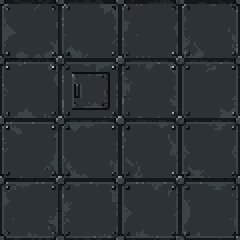
#> input picture fall-2026/jingyao-y/assignment-5/walker-downfall/art/rhodes/rhodes_floor_v1.png, 120 x 120 px (shown 2 times larger)
$ python floor_logo_mosaic.py
#> lines starting #> are read from the running program, lines starting #| are printed output that depends on the picture
"""用地板钢板拼出罗德岛标志（大厅地面视觉中心）。
每块 30×30 的钢板是标志的一个“像素”：三角形内的钢板提亮，塔身的钢板压暗，其余保持原地板。
钢板纹理取自已通过的地板 rhodes_floor_v1.png（4×4 块），只做色阶映射，颜色全部在色板内。"""
import os
from PIL import Image

HERE = os.path.dirname(os.path.abspath(__file__))
OUT_DIR = os.path.join(HERE, 'assembly_generated')
os.makedirs(OUT_DIR, exist_ok=True)

H = lambda s: tuple(int(s[i:i + 2], 16) for i in (0, 2, 4))
LIGHT = {H(a): H(b) for a, b in (('0b0c0d', '3d4448'), ('15181a', '566064'), ('1f2427', '737d82'), ('2c3236', '98a2a6'),
                                 ('3d4448', 'a9b2b3'), ('566064', 'c3cacc'), ('737d82', 'd4dadb'), ('98a2a6', 'eef2f2'))}
DARK = {H(a): H(b) for a, b in (('15181a', '0b0c0d'), ('1f2427', '0b0c0d'), ('2c3236', '15181a'), ('3d4448', '1f2427'),
                                ('566064', '2c3236'), ('737d82', '3d4448'), ('98a2a6', '566064'))}
PLATE = 30


def mask(n):
    """把已通过的标志 L（64×64）按整格平均缩到 n×n：'.' 背景、'o' 三角形、'#' 塔身与底线。"""
    logo = Image.open(os.path.join(HERE, 'batch2_v2', 'rhodes_logo_L_gray_v2.png')).convert('RGBA')
    small = logo.resize((n, n), Image.BOX)
    rows = []
    for y in range(n):
        row = ''
        for x in range(n):
            r, g, b, a = small.getpixel((x, y))
            row += '.' if a < 110 else ('#' if (r + g + b) / 3 < 120 else 'o')
        rows.append(row)
    return rows


# 16×16 手修蒙版：自动缩小会丢掉城垛，这里按标志 L 的结构手工对齐（三个城垛、收颈、锥形塔身、底线）
HAND_16 = [
    '................',
    '.......oo.......',
    '.......oo.......',
    '......oooo......',
    '......oooo......',
    '.....oooooo.....',
    '.....oooooo.....',
    '....o#o##o#o....',
    '....o######o....',
    '...ooo####ooo...',
    '...oooo##oooo...',
    '..oooo####oooo..',
    '..ooo######ooo..',
    '.ooo########ooo.',
    'oooooooooooooooo',
    'o##############o',
]


def build(n=16, col0=0, row0=0):
    """col0, row0：拼色板左上角在大厅地板钢板网格中的行列号，用来对齐原地板的板块排列。"""
#> called with n = 16, col0 = 24, row0 = 6
    floor = Image.open(os.path.join(HERE, 'rhodes_floor_v1.png')).convert('RGB')
    plates = [floor.crop((x, y, x + PLATE, y + PLATE)) for y in range(0, 120, PLATE) for x in range(0, 120, PLATE)]
#> plates = 16 items
    rows = HAND_16 if n == 16 else mask(n)
    out = Image.new('RGBA', (n * PLATE, n * PLATE), (0, 0, 0, 0))
#> out: PIL image 480x480 RGBA; every value is 0
    for y, row in enumerate(rows):
        for x, c in enumerate(row):
            if c == '.':
                continue
            src = plates[((x + col0) % 4) + 4 * ((y + row0) % 4)]   # 与大厅地板原排列一致，板缝自然连续
            table = LIGHT if c == 'o' else DARK
            tile = Image.new('RGBA', (PLATE, PLATE))
            tile.putdata([table.get(p, p) + (255,) for p in src.get_flattened_data()])
            out.alpha_composite(tile, (x * PLATE, y * PLATE))
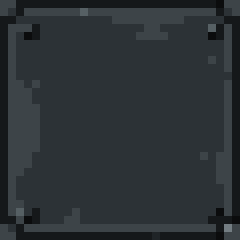
#> src: PIL image 30x30 RGB (shown 8 times larger); mean R, G, B 44.1, 49.8, 53.6
#> tile: PIL image 30x30 RGBA; every value is 0
    path = os.path.join(OUT_DIR, f'hall_floor_logo_mosaic_{n}x{n}_v1.png')
    out.save(path)
    out.resize((out.width * 2, out.height * 2), Image.NEAREST).save(path.replace('.png', '_2x.png'))
    return path, rows


if __name__ == '__main__':
#> (the run stopped early here; a loop or call above may not have finished)
